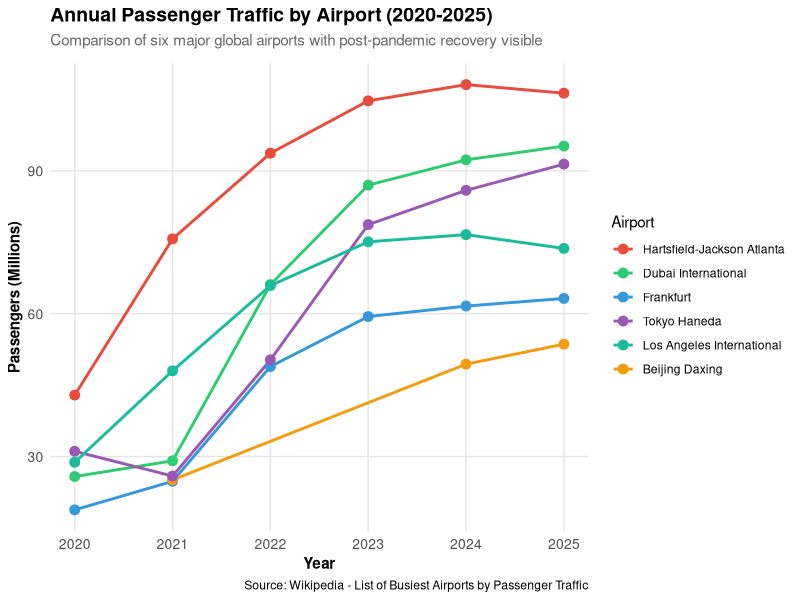

Generate this figure with R:
# ============================================================================
# Airport Passenger Traffic Analysis (2020-2025)
# ============================================================================
# Purpose: Compare passenger traffic across 6 major airports globally
# Data Source: Wikipedia - List of Busiest Airports by Passenger Traffic
# ============================================================================

# Load required libraries
library(tidyverse)
library(knitr)
library(kableExtra)  # For enhanced table formatting

# ============================================================================
# DATA ENTRY SECTION
# ============================================================================
# Instructions: Visit Wikipedia "List of Busiest Airports by Passenger Traffic"
# Enter passenger numbers (in millions) for each year below

# Create year vector
years <- c(2020, 2021, 2022, 2023, 2024, 2025)

# Create vectors with passenger traffic data for each airport
# Remove the NA placeholders and enter actual data from Wikipedia

# Required Airports
ATL <- c(42.9, 75.7, 93.7, 104.7, 108.1, 106.3)   # Hartsfield-Jackson Atlanta
FRA <- c(18.8, 24.8, 48.9, 59.4, 61.6, 63.2)      # Frankfurt Airport
PKX <- c(NA, 25.1, NA, NA, 49.4, 53.6)            # Beijing Daxing International

# Your three chosen airports - EDIT THESE SECTIONS
# Airport 1 (Code: DXB, Name: Dubai International)
DXB <- c(25.8, 29.1, 66.1, 87.0, 92.3, 95.2)

# Airport 2 (Code: HND, Name: Tokyo Haneda)
HND <- c(31.1, 25.9, 50.3, 78.7, 85.9, 91.4)

# Airport 3 (Code: LAX, Name: Los Angeles International)
LAX <- c(28.8, 48.0, 65.9, 75.1, 76.6, 73.7)

# ============================================================================
# DATA WRANGLING - Convert to tidy format
# ============================================================================

# Create a data frame with all airport data
airports_df <- data.frame(
  Year = years,
  ATL = ATL,
  FRA = FRA,
  PKX = PKX,
  DXB = DXB,
  HND = HND,
  LAX = LAX
)

# Convert from wide to long format for plotting
airports_long <- airports_df %>%
  pivot_longer(
    cols = -Year,
    names_to = "Airport",
    values_to = "Passengers"
  )

# Map airport codes to full names for better visualization
airport_names <- c(
  "ATL" = "Hartsfield-Jackson Atlanta",
  "FRA" = "Frankfurt",
  "PKX" = "Beijing Daxing",
  "DXB" = "Dubai International",
  "HND" = "Tokyo Haneda",
  "LAX" = "Los Angeles International"
)

airports_long <- airports_long %>%
  mutate(Airport_Full = airport_names[Airport])

# ============================================================================
# EXPLORATORY DATA ANALYSIS
# ============================================================================

# Examine the data structure
str(airports_df)
head(airports_long)
summary(airports_df)

# Check for missing values
missing_summary <- colSums(is.na(airports_df))
print(missing_summary)

# ============================================================================
# VISUALIZATION 1: COMPARISON TABLE
# ============================================================================

# Create summary table with all years plus summary statistics
table_data <- airports_df %>%
  mutate(
    Average = rowMeans(select(., -Year), na.rm = TRUE),
    Total = rowSums(select(., -Year), na.rm = TRUE)
  )

# Create a nicely formatted table
airport_table <- kable(table_data,
                       caption = "Annual Passenger Traffic (Millions) by Airport, 2020-2025",
                       col.names = c("Year", "ATL", "FRA", "PKX", 
                                    "DXB", "HND", "LAX",
                                    "Avg", "Total"),
                       digits = 1,
                       align = "c",
                       booktabs = TRUE) %>%
  kable_styling(bootstrap_options = c("striped", "hover"),
                full_width = TRUE,
                latex_options = "scale_down") %>%
  row_spec(0, bold = TRUE, background = "#3498db", color = "white") %>%
  column_spec(1, bold = TRUE)

print(airport_table)

# ============================================================================
# VISUALIZATION 2: MULTI-LINE PLOT
# ============================================================================

# Create line plot for passenger traffic trends
plot_data <- airports_long %>%
  filter(!is.na(Passengers))  # Remove missing values for plotting

# Define a professional color palette
colors <- c("ATL" = "#e74c3c",
            "FRA" = "#3498db", 
            "PKX" = "#f39c12",
            "DXB" = "#2ecc71",
            "HND" = "#9b59b6",
            "LAX" = "#1abc9c")

# Create the plot
ggplot(plot_data, aes(x = Year, y = Passengers, color = Airport, group = Airport)) +
  geom_line(size = 1) +
  geom_point(size = 3) +
  scale_color_manual(
    values = colors,
    labels = airport_names,
    name = "Airport"
  ) +
  scale_x_continuous(breaks = years) +
  labs(
    title = "Annual Passenger Traffic by Airport (2020-2025)",
    subtitle = "Comparison of six major global airports with post-pandemic recovery visible",
    x = "Year",
    y = "Passengers (Millions)",
    caption = "Source: Wikipedia - List of Busiest Airports by Passenger Traffic"
  ) +
  theme_minimal() +
  theme(
    plot.title = element_text(size = 14, face = "bold", margin = margin(b = 5)),
    plot.subtitle = element_text(size = 11, color = "gray40", margin = margin(b = 10)),
    legend.position = "right",
    panel.grid.major = element_line(color = "gray90"),
    panel.grid.minor = element_blank(),
    axis.text = element_text(size = 10),
    axis.title = element_text(size = 11, face = "bold")
  )

# Save the plot (optional)
# ggsave("passenger_traffic_plot.png", width = 12, height = 6, dpi = 300)

# ============================================================================
# SUMMARY STATISTICS AND INSIGHTS
# ============================================================================

# Calculate and display key metrics
summary_stats <- airports_long %>%
  filter(!is.na(Passengers)) %>%
  group_by(Airport) %>%
  summarize(
    Min_Year = years[which.min(Passengers)],
    Max_Year = years[which.max(Passengers)],
    Min_Passengers = min(Passengers, na.rm = TRUE),
    Max_Passengers = max(Passengers, na.rm = TRUE),
    Avg_Passengers = mean(Passengers, na.rm = TRUE),
    Growth_Rate = ((last(Passengers) - first(Passengers)) / first(Passengers) * 100)
  ) %>%
  arrange(desc(Avg_Passengers))

print("Summary Statistics by Airport:")
print(summary_stats)
